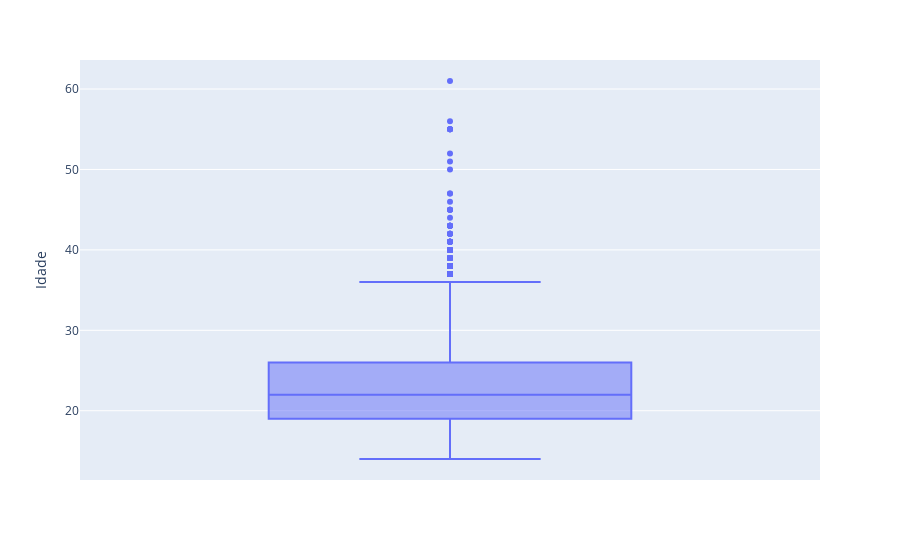

Write notebook code for a chart like this one.
### Code cell
px.box(df_obesiddade, y='Idade')

### Figure 1 — Plotly figure (JSON) as saved in the notebook; plotly's stock layout.template omitted (floating-point values rounded to 4 significant figures; data arrays with more than 128 entries replaced by an {"elided": "..."} marker saying what was removed)
{"data": [{"alignmentgroup": "True", "hovertemplate": "Idade=%{y}<extra></extra>", "legendgroup": "", "marker": {"color": "#636efa"}, "name": "", "notched": false, "offsetgroup": "", "orientation": "v", "showlegend": false, "type": "box", "x0": " ", "xaxis": "x", "y": {"elided": "2111 int values"}, "y0": " ", "yaxis": "y"}], "layout": {"boxmode": "group", "legend": {"tracegroupgap": 0}, "margin": {"t": 60}, "xaxis": {"anchor": "y", "domain": [0, 1]}, "yaxis": {"anchor": "x", "domain": [0, 1], "title": {"text": "Idade"}}}}
